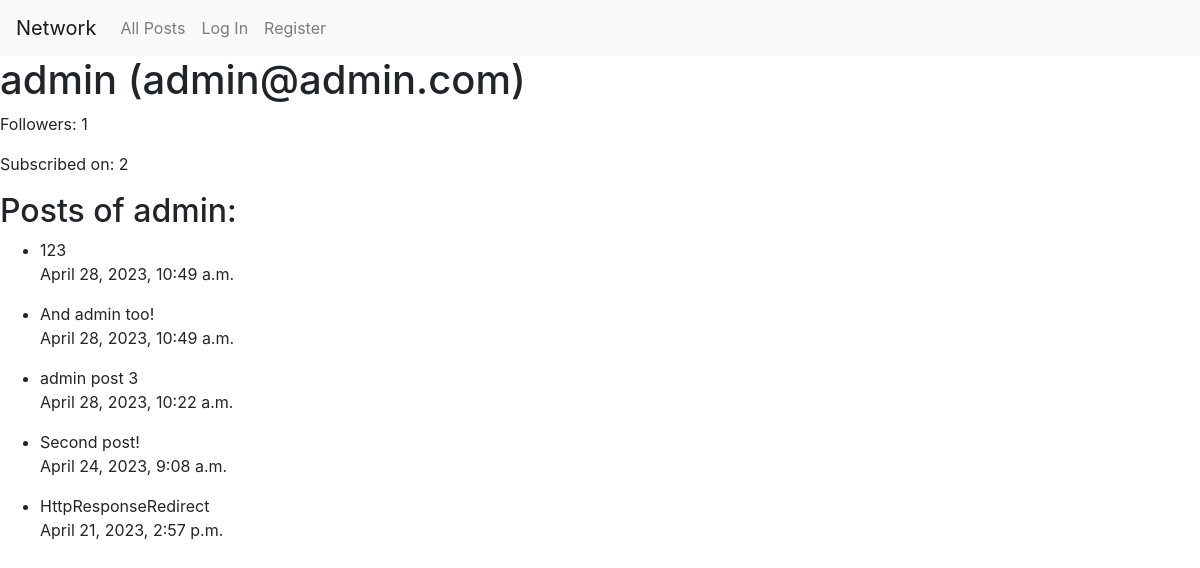
The page /profile/1 on the database as committed earlier.
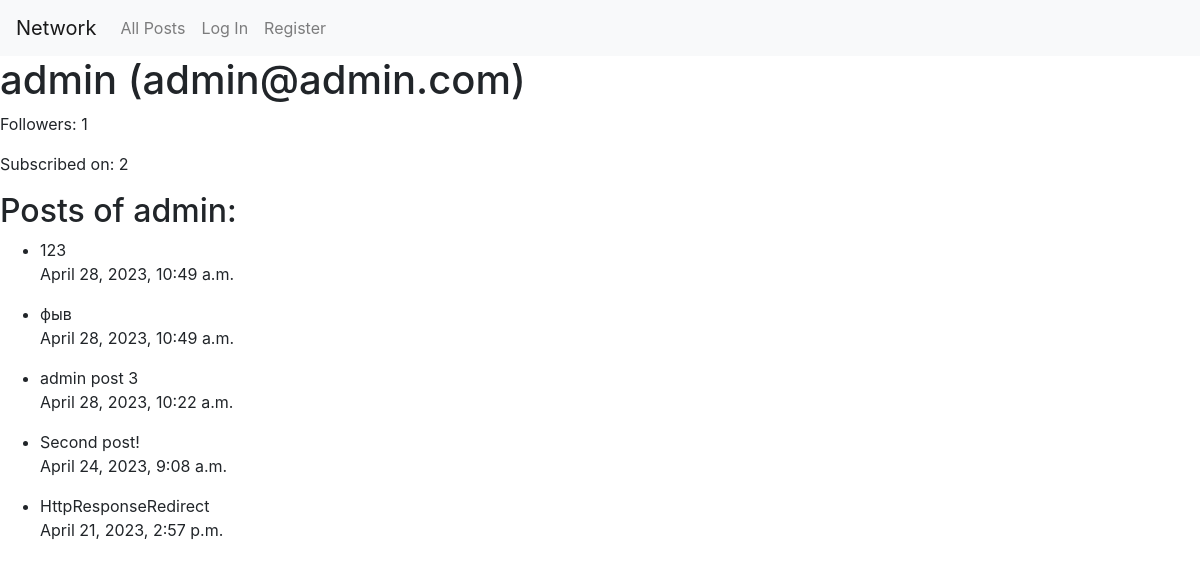
The same page on the database as committed later.
### network/models.py (models this page shows, shortened)
class Post(models.Model):
    author = models.ForeignKey(User, on_delete=models.CASCADE, related_name="posts")
    content = models.CharField(max_length=150)
    date = models.DateTimeField(auto_now_add=True)

### network/views.py (the view)
# urls.py: path("profile/<int:user_id>", views.profile, name="profile"),
def profile(request, user_id):
    profile = User.objects.get(pk=user_id)
    followers = Follow.objects.filter(target=profile).count()
    follows =  Follow.objects.filter(follower=profile).count()
    posts = Post.objects.filter(author=profile).order_by("-date")
    return render(request, "network/profile.html", {
        "profile": profile,
        "followers": followers,
        "follows": follows,
        "posts": posts,
    })

### network/templates/network/profile.html (shortened to what this page needs)
{% extends "network/layout.html" %}
{% block body %}
<h1>{{ profile }} ({{ profile.email }})</h1>
<div>
	<p>Followers: <span id="followers">{{ followers }}</span></p>
	<p id="follows">Subscribed on: {{ follows }}</p>
</div>
<h2>Posts of {{ profile }}:</h2>
<ul>
	{% for post in posts %}
		<li>
			<div id="content_{{ post.id }}">{{ post.content }}</div>
			<p>{{ post.date }}</p>
		</li>
	{% endfor %}
</ul>
{% endblock %}

Rows that differ between the two databases and show on the page:
changed Post: content "And admin too!" → "фыв"
